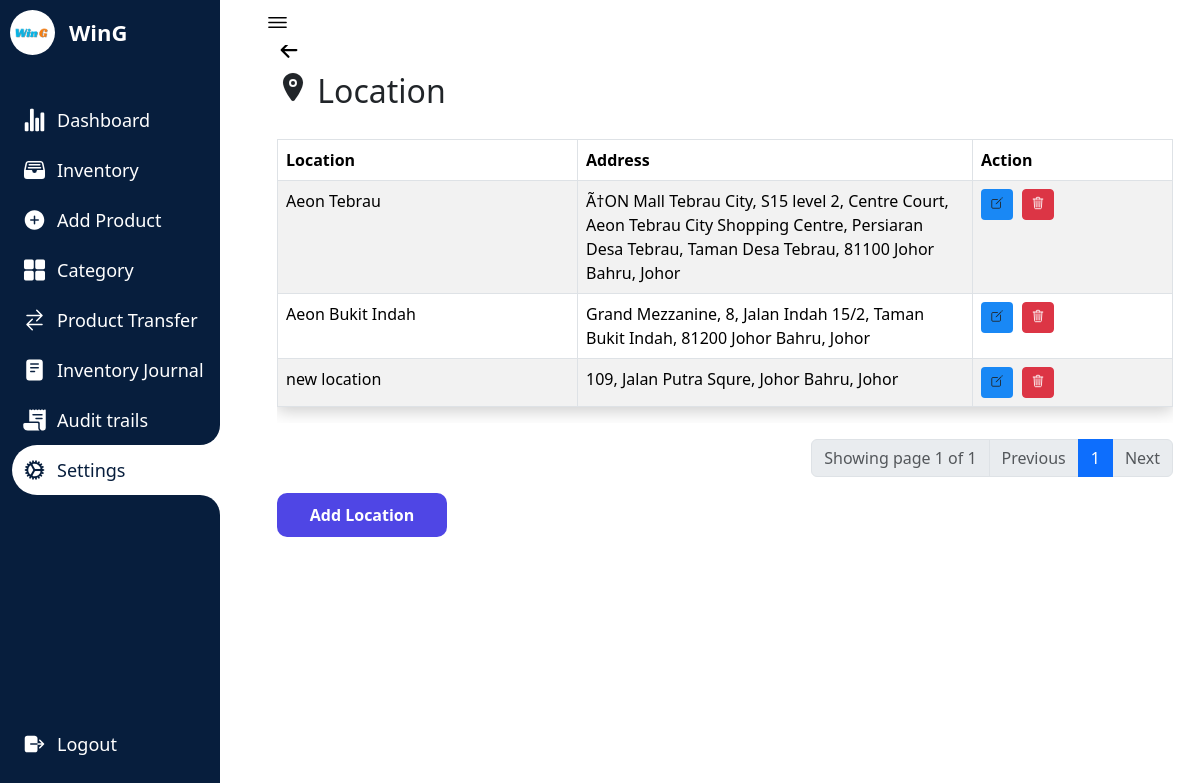
The app's page /viewlocation.php (signed in) with its own data.
### tables this page shows
CREATE TABLE IF NOT EXISTS `companyprofile` (
  `id` int(11) NOT NULL AUTO_INCREMENT,
  `name` varchar(250) NOT NULL,
  `profilepicture` varchar(1000) DEFAULT NULL,
  PRIMARY KEY (`id`)
);

CREATE TABLE IF NOT EXISTS `location` (
  `id` int(11) NOT NULL AUTO_INCREMENT,
  `name` varchar(250) NOT NULL,
  `address` varchar(250) NOT NULL,
  PRIMARY KEY (`id`)
);

### viewlocation.php (the view, shortened to what this page needs)
<?php
require_once "config.php";
$companyId = 1;
$query = "SELECT * FROM companyprofile WHERE id = ?";
$stmt = mysqli_prepare($conn, $query);
mysqli_stmt_bind_param($stmt, "i", $companyId);
mysqli_stmt_execute($stmt);
$result = mysqli_stmt_get_result($stmt);
$companyProfile = mysqli_fetch_assoc($result);
$companyProfileImagePath = $companyProfile['profilepicture'];
$companyName = $companyProfile['name'];
?>
<!DOCTYPE html>
<html lang="en">
<head>
    <link rel="stylesheet" href="testin3.css">
    <link href="https://cdn.jsdelivr.net/npm/bootstrap@5.3.1/dist/css/bootstrap.min.css" rel="stylesheet">
</head>
<nav>
<div class="logo">
<div class="logo-image">
    <?php
    if (!empty($companyProfileImagePath)) {
        echo '<img src="' . $companyProfileImagePath . '" alt="Company Logo" class="logoimage">';
    } else {
        echo '<img src="path/to/placeholder/image.jpg" alt="No Image" style="">';
    }
    ?>
</div>
    <div class="logo-name">
    <?php echo $companyName; ?>
    </div>
</div>
        <div class="menu-items">
            <ul class="navLinks">
            <li class="navList">
    <a href="Dashboard.php">
    <ion-icon name="stats-chart"></ion-icon>
        <span class="links">Dashboard</span>
    </a>
</li>
<li class="navList">
    <a href="Inventory.php">
        <ion-icon name="file-tray-full"></ion-icon>
        <span class="links">Inventory</span>
    </a>
</li>
<li class="navList">
    <a href="Product.php">
        <ion-icon name="add-circle"></ion-icon>
        <span class="links">Add Product</span>
    </a>
</li>
    <li class="navList">
        <a href="Category.php">
            <ion-icon name="grid"></ion-icon>
            <span class="links">Category</span>
        </a>
    </li>
    <li class="navList">
        <a href="Order.php">
        <ion-icon name="swap-horizontal"></ion-icon>
            <span class="links">Product Transfer</span>
        </a>
    </li>
    <li class="navList">
        <a href="Reports.php">
            <ion-icon name="reader"></ion-icon>
            <span class="links">Inventory Journal</span>
        </a>
    </li>
    <li class="navList">
        <a href="audittrails.php">
        <ion-icon name="receipt"></ion-icon>
            <span class="links">Audit trails</span>
        </a>
    </li>
    <li class="navList active">
        <a href="Settings.php">
            <ion-icon name="cog"></ion-icon>
            <span class="links">Settings</span>
        </a>
    </li>
            </ul>
            <ul class="bottom-link">
                <li>
                <a href="logout.php">
                    <ion-icon name="log-out"></ion-icon>
                    <span class="links">Logout</span>
                </a>
                </li>
        </div>
    </nav>
    <section class="dashboard">
        <div class="top">
            <ion-icon class="navToggle" name="menu-outline"></ion-icon>
        </div>
         <div class="content-wrapper">
            <div class="container">
                <div class="row">
                    <div class="col-lg-12 col-offset-2">
                    <a href="Settings.php" style="font-size: 24px; text-decoration:none; color:black;">
                    <ion-icon name="arrow-back-outline"></ion-icon>
                    </a>
                        <div class="page-header">
                            <h2><ion-icon name="location"></ion-icon>      Location</h2>
                        </div>
        <div class="row">
            <div class="col-md-12">
                <div class="table-responsive" style="margin-top:20px;">
                <table class="table table-bordered table-striped">
    <thead>
        <th style="min-width:300px;">Location</th>
        <th>Address</th>
        <th style="min-width:200px;">Action</th>
    </thead>
    <tbody>
        <?php
        require_once "config.php";
        $total_records_per_page = 8;
        if (isset($_GET['page_no']) && $_GET['page_no'] != "") {
            $page_no = $_GET['page_no'];
        } else {
            $page_no = 1;
        }
        $offset = ($page_no - 1) * $total_records_per_page;
        $result_count = mysqli_query($conn, "SELECT COUNT(*) as total_records FROM location");
        $total_records = mysqli_fetch_array($result_count);
        $total_records = $total_records['total_records'];
        $total_no_of_pages = ceil($total_records / $total_records_per_page);
        $sql = mysqli_query($conn, "SELECT * FROM location LIMIT $offset, $total_records_per_page");
        $row = mysqli_num_rows($sql);
        if ($row > 0) {
            while ($row = mysqli_fetch_array($sql)) {
                ?>
                <tr>
                    <td><?php echo $row['name']; ?></td>
                    <td><?php echo $row['address']; ?></td>
                    <td>
                        <a href="editlocation.php?editid=<?php echo htmlentities($row['id']); ?>" class="btn btn-sm" style="background-color:#1988F5; margin-right:5px;">
                            <ion-icon name="create-outline"></ion-icon>
                        </a>
                        <a href="viewlocation.php?delid=<?php echo htmlentities($row['name']); ?>" onClick="return confirm('Are you sure you want to delete this location?');" class="btn btn-danger btn-sm">
    <ion-icon name="trash-outline"></ion-icon>
</a>
                    </td>
                </tr>
                <?php
            }
        } else {
            ?>
            <tr>
                <td colspan="3">No records found</td>
            </tr>
            <?php
        }
        ?>
    </tbody>
</table>
                </div>
                <ul class="pagination justify-content-end mt-3">
    <li class="page-item disabled">
        <span class="page-link">Showing page <?php echo $page_no . " of " . $total_no_of_pages; ?></span>
    </li>
    <li class="page-item <?php if ($page_no <= 1) echo 'disabled'; ?>">
        <a class="page-link" <?php if ($page_no > 1) echo "href='?page_no=$previous_page'"; ?>>Previous</a>
    </li>
    <?php
    if ($total_no_of_pages <= 10) {
        for ($counter = 1; $counter <= $total_no_of_pages; $counter++) {
            echo "<li class='page-item ";
            echo ($counter == $page_no) ? "active'>" : "'>";
            echo "<a class='page-link' href='?page_no=$counter'>$counter</a></li>";
        }
    }
    ?>
    <li class="page-item <?php if ($page_no >= $total_no_of_pages) echo 'disabled'; ?>">
        <a class="page-link" <?php if ($page_no < $total_no_of_pages) echo "href='?page_no=$next_page'"; ?>>Next</a>
    </li>
</ul>
<a href="addlocation.php" class="allButton">Add Location</a>
            </div>
        </div>
    </div>
</div>
    </section>
</body>
</html>

### testin3.css (style rules this page uses)
* { margin: 0; padding: 0; box-sizing: border-box; }
:root { --primary-color:#071e3d; --nav-color: #071e3d; --dash-color: #fff; --logo-color: #fff; --text-color: #000; --text-color-light: #333; --white: #fff; --border-color: #ccc; --toggle-color: #fff; --title-icon-color: #fff; --time-03: all 0.3s linear; --time-02: all 0.2s linear; }
nav { position: fixed; top: 0; left: 0; height: 100%; width: 220px; background-color: var(--nav-color); padding: 10px 0 10px 10px; transition: var(--time-03); }
nav .logo { display: flex; align-items: center; }
.logoimage { border-radius:50%; }
nav .logo-image { width: 45px; height: 45px; border-radius: 50%; }
nav .logo-image img { width: 45px; height: 45px; object-fit: cover; }
nav .logo .logo-name { font-size: 22px; font-weight: 600; color: var(--logo-color); margin-left: 14px; white-space: nowrap; transition: var(--time-02); }
nav .menu-items { margin-top: 40px; display: flex; flex-direction: column; height: calc(100% - 90px); justify-content: space-between; }
nav .menu-items li { list-style: none; }
nav .menu-items li a { display: flex; align-items: center; margin-left:-30px; height: 50px; text-decoration: none; }
nav .menu-items li.active a { border-top-left-radius: 25px; border-bottom-left-radius: 25px; position: relative; }
nav .menu-items li a ion-icon { color: var(--white); font-size: 24px; min-width: 45px; }
nav .menu-items li a .links { font-size: 18px; color: var(--white); transition: var(--time-02); }
nav .menu-items li.active a { background-color: var(--dash-color); }
nav .menu-items li.active a:before { content: ''; position: absolute; width: 40px; height: 40px; right: 0; top: -40px; border-radius: 50%; box-shadow: 20px 20px var(--dash-color); pointer-events: none; }
nav .menu-items li.active a:after { content: ''; position: absolute; width: 40px; height: 40px; right: 0; bottom: -40px; border-radius: 50%; box-shadow: 20px -20px var(--dash-color); pointer-events: none; }
nav .menu-items li.active a .links { color: var(--primary-color); }
nav .menu-items li.active a ion-icon { color: var(--primary-color); }
.dashboard { position: relative; left: 250px; width: calc(100% - 250px); min-height: 100vh; background-color: var(--dash-color); padding: 10px 15px; transition: var(--time-03); }
.dashboard .top { position: fixed; background-color: var(--dash-color); display: flex; justify-content: space-between; align-items: center; left: 250px; top: 0; padding: 10px 15px; width: calc(100% - 250px); transition: var(--time-03); z-index: 100; }
.dashboard .top .navToggle { font-size: 25px; color: var(--text-color); cursor: pointer; }
.container { padding:1%; background-color: white; margin-top:5%; transition: border-radius 0.5s cubic-bezier(0.175, 0.885, 0.32, 1.275); }
.content-wrapper { margin-top:-30px; }
.dashboard .content-wrapper { top: 0; transition: var(--time-03); }
table { box-shadow: 0 4px 16px rgba(0, 0, 0, 0.2); }
.allButton { display: inline-block; padding: 10px 20px; text-decoration: none; color: #fff; background-color:#4F46E5; border-radius:10px; width:170px; text-align:center; font-weight: bold; }

### records on screen
companyprofile: profilepicture (picture), name "WinG"
location: name "Aeon Tebrau", address "Ã†ON Mall Tebrau City, S15 level 2, Centre Court, Aeon Tebrau City Shopping Centre, Persiaran Desa Tebrau, Taman Desa Tebrau, 81100 Johor Bahru, Johor"
location: name "Aeon Bukit Indah", address "Grand Mezzanine, 8, Jalan Indah 15/2, Taman Bukit Indah, 81200 Johor Bahru, Johor"
location: name "new location", address "109, Jalan Putra Squre, Johor Bahru, Johor"

### other values on screen
$page_no "1"
$total_no_of_pages "1"
